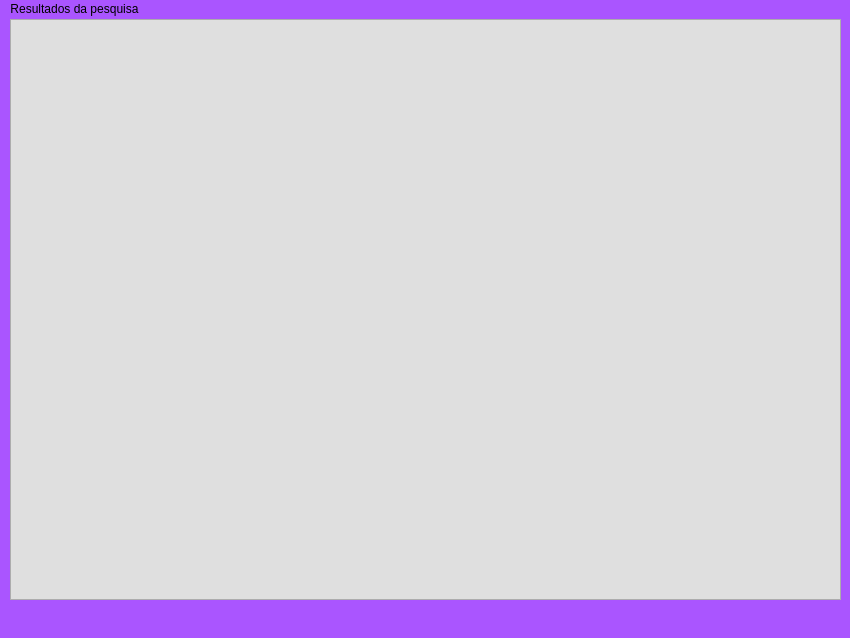
<?xml version="1.0" encoding="UTF-8"?>
<ui version="4.0">
 <class>MainWindow</class>
 <widget class="QMainWindow" name="MainWindow">
  <property name="geometry">
   <rect>
    <x>0</x>
    <y>0</y>
    <width>850</width>
    <height>638</height>
   </rect>
  </property>
  <property name="windowTitle">
   <string>MainWindow</string>
  </property>
  <property name="styleSheet">
   <string notr="true">background-color: rgb(170, 85, 255);</string>
  </property>
  <widget class="QWidget" name="centralwidget">
   <widget class="QTableWidget" name="tableWidget">
    <property name="geometry">
     <rect>
      <x>10</x>
      <y>0</y>
      <width>831</width>
      <height>581</height>
     </rect>
    </property>
    <property name="styleSheet">
     <string notr="true">background-color: rgb(223, 223, 223);</string>
    </property>
   </widget>
  </widget>
  <widget class="QMenuBar" name="menubar">
   <property name="geometry">
    <rect>
     <x>0</x>
     <y>0</y>
     <width>850</width>
     <height>26</height>
    </rect>
   </property>
   <widget class="QMenu" name="menuResultados_da_pesquisa">
    <property name="title">
     <string>Resultados da pesquisa</string>
    </property>
   </widget>
   <addaction name="menuResultados_da_pesquisa"/>
  </widget>
  <widget class="QStatusBar" name="statusbar"/>
 </widget>
 <resources/>
 <connections/>
</ui>
